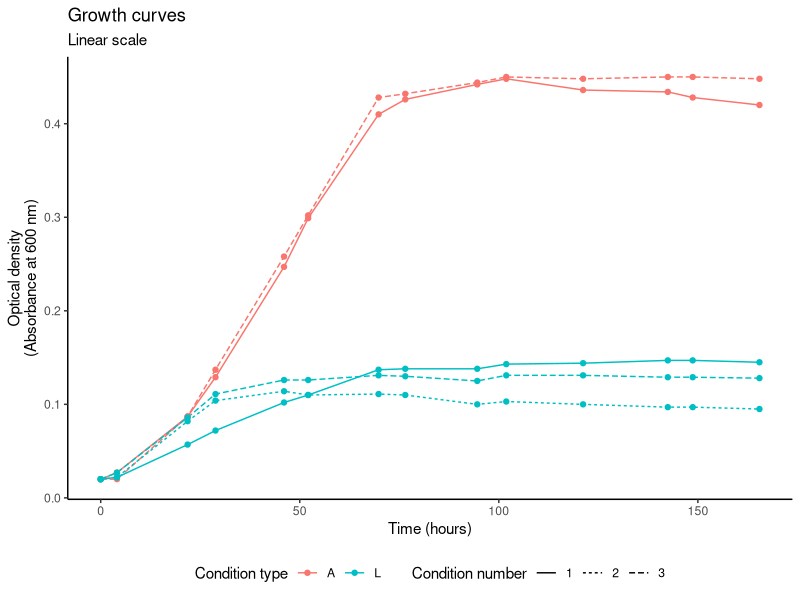
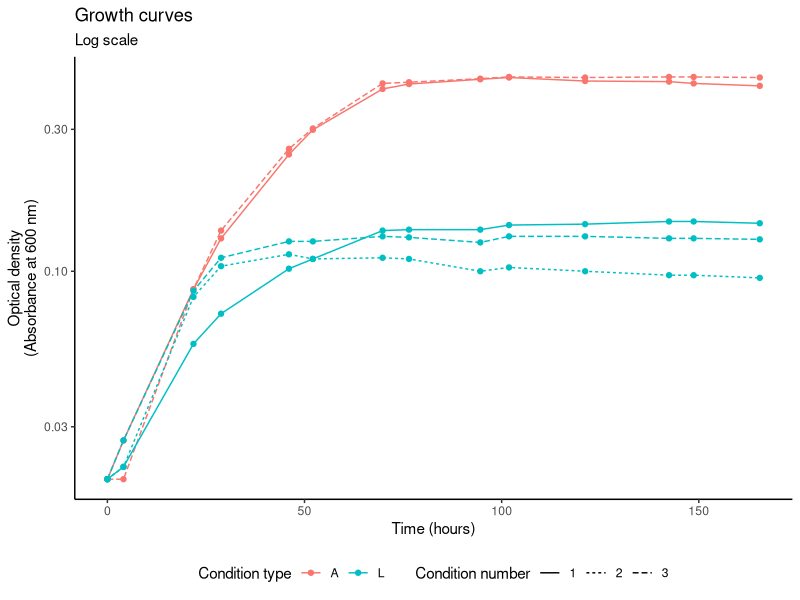
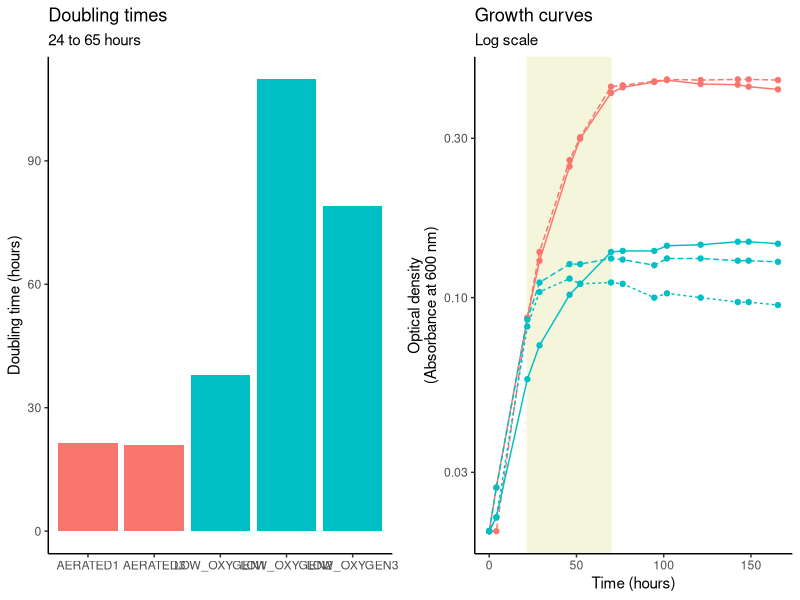

Here is the R script that generated these plots, in order:
## ---- chunk 1
knitr::opts_chunk$set(echo = FALSE)
## ---- chunk 2
library(readxl)
library(tidyverse)
library(knitr)
library(purrr)
library(hms)
library(gridExtra)
## ---- chunk 3
growth_data <- read_excel("growth curve data_GR.xls",
                          sheet = "simplified_template") %>% 
  mutate(exp_time = difftime(sampling_date_time, 
                             first(sampling_date_time),
                             units = "hours")) %>% 
  select(sampling_date_time, exp_time, aerated1:low_oxygen3)
## ---- chunk 4
kable(growth_data)
## ---- chunk 5
growth_data_tidy <- gather(growth_data, -c(sampling_date_time, exp_time),
                           key = growth_condition, 
                           value = opt_dens) %>% 
  mutate(growth_condition = str_to_upper(growth_condition)) %>% 
  mutate(cond_type = str_extract(growth_condition, "[A-Z]"),
         cond_number = str_extract(growth_condition, "[0-9]"))
## ---- chunk 6
ggplot(growth_data_tidy, aes(x = exp_time, y = opt_dens, group = growth_condition,
                             color = cond_type, linetype = cond_number)) + 
  geom_line() + 
  geom_point() + 
  labs(x = "Time (hours)",
       y = "Optical density\n(Absorbance at 600 nm)",
       color = "Condition type", 
       linetype = "Condition number") + 
  theme_classic() + 
  theme(legend.position = "bottom") + 
  ggtitle("Growth curves", subtitle = "Linear scale")
## ---- chunk 7
ggplot(growth_data_tidy, aes(x = exp_time, y = opt_dens, group = growth_condition,
                             color = cond_type, linetype = cond_number)) + 
  geom_line() + 
  geom_point() + 
  labs(x = "Time (hours)",
       y = "Optical density\n(Absorbance at 600 nm)",
       color = "Condition type", 
       linetype = "Condition number") + 
  theme_classic() + 
  theme(legend.position = "bottom") + 
  scale_y_log10() + 
  ggtitle("Growth curves", subtitle = "Log scale")
## ---- chunk 8
times_for_doubling <- growth_data %>% 
  mutate(diff_24 = abs(exp_time - 24),
         diff_65 = abs(exp_time - 65)) %>% 
  summarize(closest_to_24 = exp_time[diff_24 == min(diff_24)],
            closest_to_65 = exp_time[diff_65 == min(diff_65)])

doubling_data <- growth_data %>% 
  filter(exp_time %in% c(times_for_doubling$closest_to_24,
                         times_for_doubling$closest_to_65)) %>% 
  select(-sampling_date_time) %>% 
  gather(-exp_time, key = growth_conditions, value = opt_dens) 

doubling_data <- doubling_data %>% 
  group_by(growth_conditions) %>% 
  summarize(start_time = first(exp_time),
            end_time = last(exp_time),
            delta_time = last(exp_time) - first(exp_time),
            delta_opt_dens = log(last(opt_dens)) - log(first(opt_dens)),
            doubling_time = (log(2) * delta_time) / delta_opt_dens) %>% 
  select(-c(delta_time, delta_opt_dens))
## ---- chunk 9
kable(doubling_data)
## ---- chunk 10
doubling_data <- doubling_data %>% 
  mutate(growth_conditions = str_to_upper(growth_conditions),
         cond_type = str_extract(growth_conditions, "[A-Z]"),
         cond_num = str_extract(growth_conditions, "[0-9]"))

a <- ggplot(doubling_data, aes(x = growth_conditions, y = doubling_time, fill = cond_type)) + 
  geom_col() + 
  theme_classic() + 
  labs(y = "Doubling time (hours)", 
       x = "") + 
  theme(legend.position = "none") + 
  ggtitle("Doubling times", subtitle = "24 to 65 hours")

b <- ggplot() + 
  geom_rect(data = times_for_doubling,
            aes(xmin = closest_to_24, xmax = closest_to_65),
            ymin = -Inf, ymax = Inf,
            color = "beige", fill = "beige") +
  geom_line(data = growth_data_tidy, aes(x = exp_time, y = opt_dens, group = growth_condition,
                             color = cond_type, linetype = cond_number)) + 
  geom_point(data = growth_data_tidy, aes(x = exp_time, y = opt_dens, group = growth_condition,
                             color = cond_type, linetype = cond_number)) + 
  labs(x = "Time (hours)",
       y = "Optical density\n(Absorbance at 600 nm)",
       color = "Condition type", 
       linetype = "Condition number") + 
  theme_classic() + 
  theme(legend.position = "none") + 
  scale_y_log10() + 
  ggtitle("Growth curves", subtitle = "Log scale") 

grid.arrange(a, b, ncol = 2)
